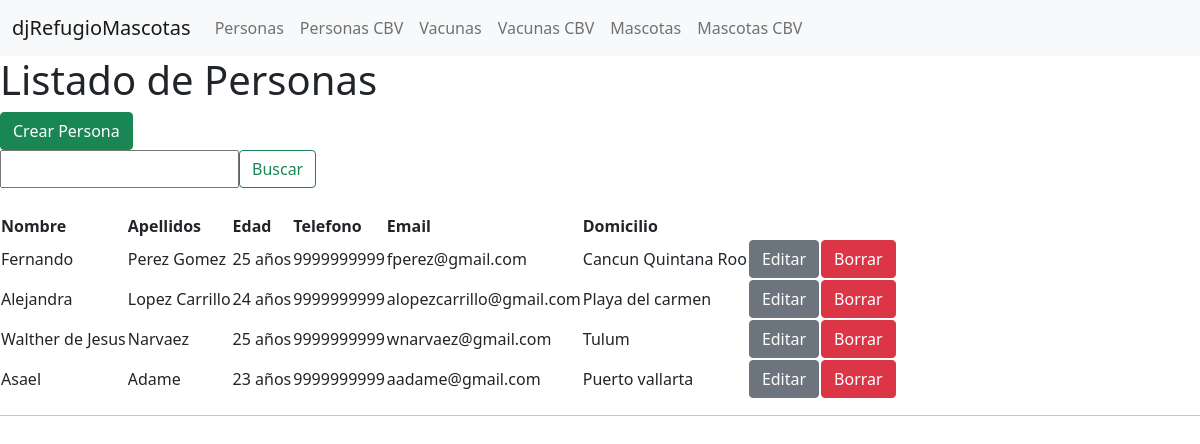
/adopcion/persona/fnc/list/, run on an earlier commit of the app's database.
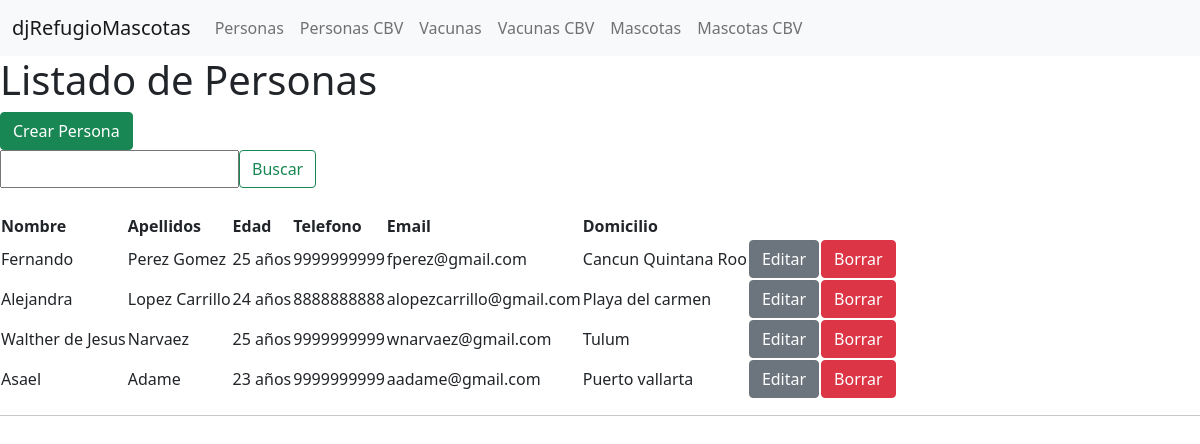
And on a later commit of the database.
### apps/adopcion/models.py (models this page shows, shortened)
class Persona(models.Model):
    nombre     = models.CharField(max_length=50)
    apellidos  = models.CharField(max_length=70)
    edad       = models.IntegerField()
    telefono   = models.CharField(max_length=12)
    email      = models.EmailField()
    domicilio  = models.TextField()

### apps/adopcion/views.py (the view)
def persona_list(request):
    form, queryset = SearchForm(request.GET), None
    if form.is_valid():
        cd = form.cleaned_data
        if not cd['q']:
            queryset = Persona.objects.all()
        else:
            queryset = Persona.objects.filter(
                Q(nombre__icontains=cd['q'])    |
                Q(apellidos__icontains=cd['q'])
            )
    return render(request, "adopcion__persona_listado.html", {
        "code": "fnc/",
        "buscador": form,
        "object_list": queryset,
    })

### djRefugioAnimales/forms.py
class SearchForm(forms.Form):
    q = forms.CharField(label="Buscador", max_length=50, required=False)

### apps/adopcion/templates/adopcion__persona_listado.html (shortened to what this page needs)
{% extends 'base.html' %}
{% block content %}
    <h1>Listado de Personas</h1>
    <div class="bibl-table">
        <div class="bibl-table-header">
            <a href="/adopcion/persona/{{ code }}new/">
                <button type="button" class="btn btn-success"> Crear Persona</button>
            </a>
            {% if buscador %}
            <form method="get" class="d-flex">
                {{ buscador.q }}
                <button class="btn btn-outline-success" type="submit">Buscar</button>
            </form>
            {% endif %}
        </div>
        <div class="bibl-table-body" style="margin-top: 25px;">
            <table>
                <thead>
                <tr>
                    <th scope="col">Nombre</th>
                    <th scope="col">Apellidos</th>
                    <th scope="col">Edad</th>
                    <th scope="col">Telefono</th>
                    <th scope="col">Email</th>
                    <th scope="col">Domicilio</th>
                </tr>
                </thead>
                <tbody>{% for data in object_list %}
                    <tr>
                        <td>{{ data.nombre }}</td>
                        <td>{{ data.apellidos }}</td>
                        <td>{{ data.edad }} años</td>
                        <td>{{ data.telefono }}</td>
                        <td>{{ data.email }}</td>
                        <td>{{ data.domicilio }}</td>
                        <td><a href="/adopcion/persona/{{ code }}edit/{{ data.id }}" class="btn btn-secondary">Editar</a></td>
                        <td><a href="/adopcion/persona/{{ code }}delete/{{ data.id }}" class="btn btn-danger">Borrar</a></td>
                    </tr>{% endfor %}
                </tbody>
            </table>
        </div>
    </div>
{% endblock  %}

What changed in the data, as far as the page shows it:
changed Persona "Alejandra": telefono "9999999999" → "8888888888"
